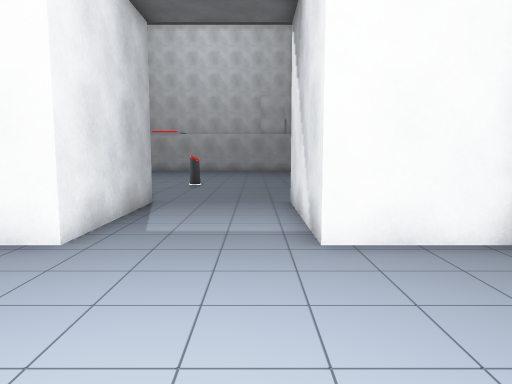
view 1 (above)

16 first-person views from a walk through a 3-D level made in the Unity game engine. The camera is 1.4 m above the floor, tilts 6° down and sees 70° across. The floor is counted in squares, 1 m on a side. Each view is taken from the middle of a square. On the plan, view 1 faces up. The plan holds only what a view shows up to about 16 squares ahead; the rest is blank.

view 2
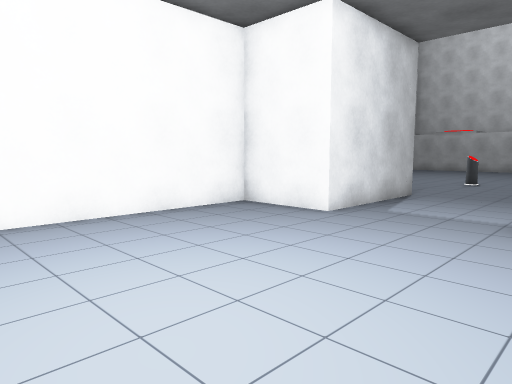

view 3
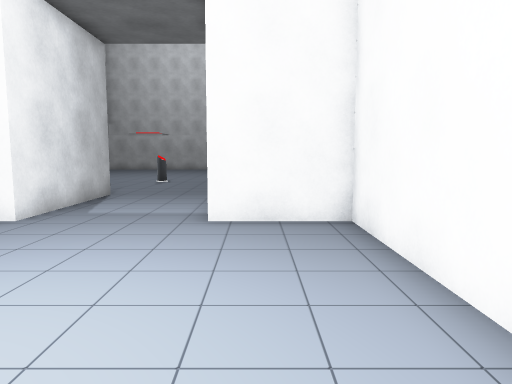

view 4
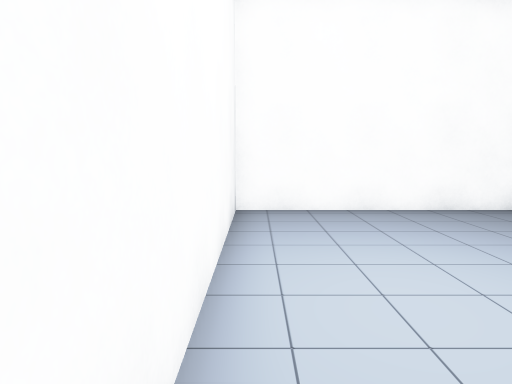

view 5
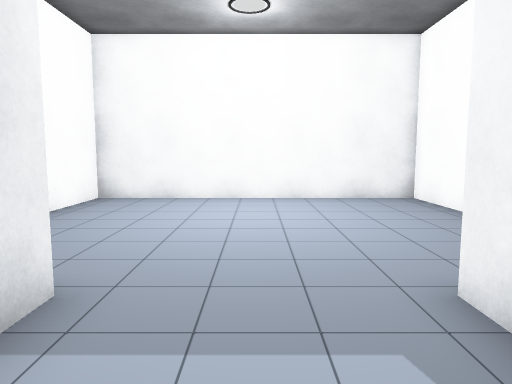

view 6
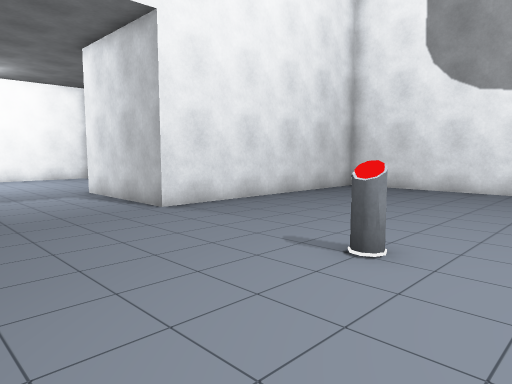

view 7
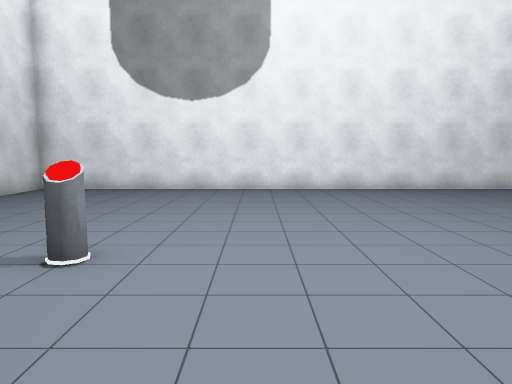

view 8
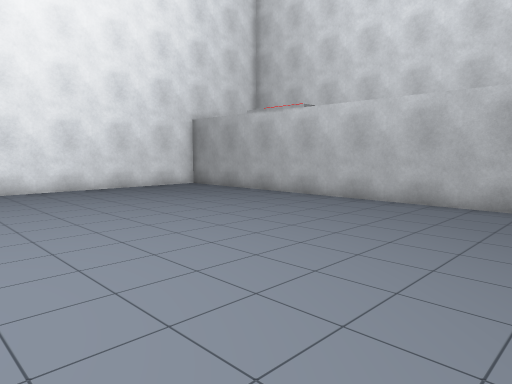

view 9
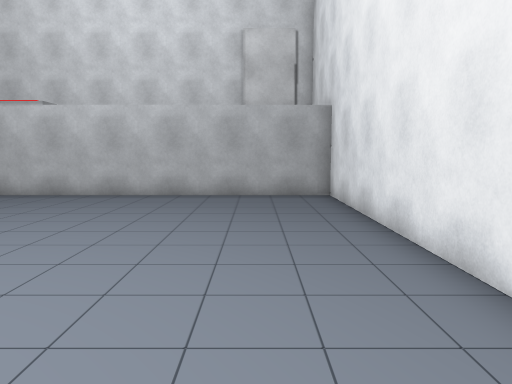

view 10
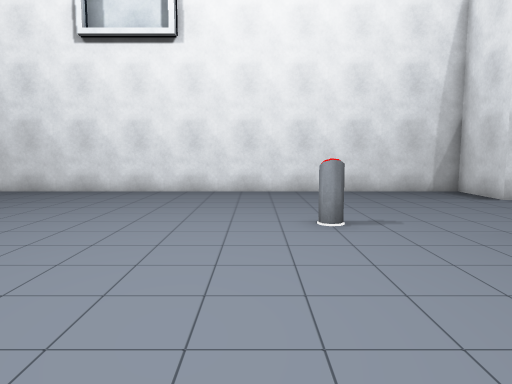

view 11
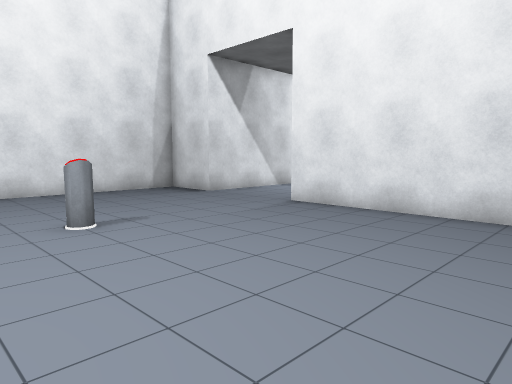

view 12
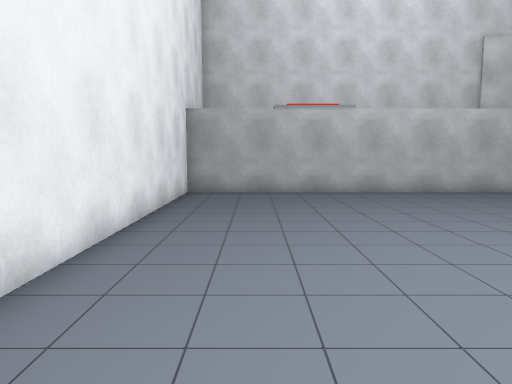

view 13
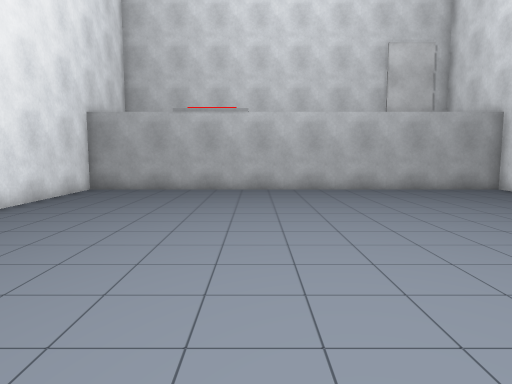

view 14
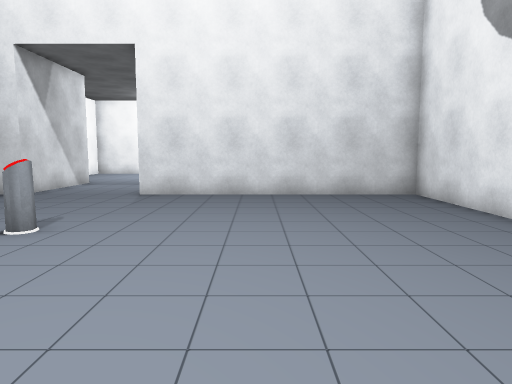

view 15
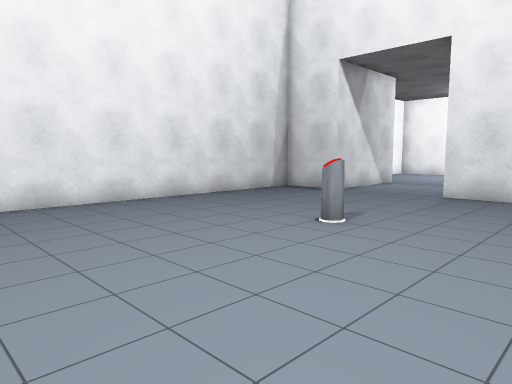

view 16
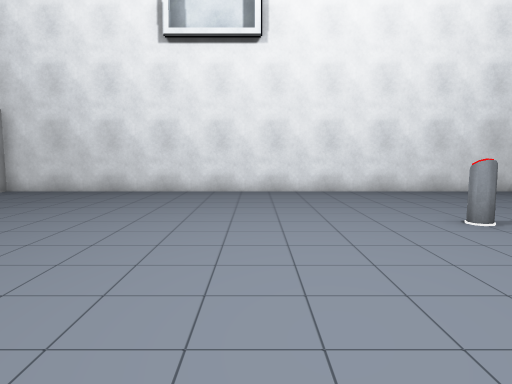

### Floor plan
Points are (right, up) in squares from view 1. A wall is a line through its corners. A room is listed if a view was taken in it or the views show most of it. See-through windows are left out.
Room 1 (views 1, 2, 3, 4, 5)
walls: (-3, 10.5) (-3, 5.5) (-6, 5.5) (-6, -2.5) (4, -2.5) (4, 5.5) (1, 5.5) (1, 10.5)
ways out: opening at (-1, 11) to room 2
Room 2 (views 6, 7, 8, 9, 10, 11, 12, 13, 14, 15, 16)
walls: (1, 10.5) (3.5, 10.5) (3.5, 30.3) (-12.5, 30.3) (-12.5, 10.5) (-3, 10.5)
ways out: opening at (-1, 11) to room 1
objects: other object (-3, 16)

Where each view was taken, in squares from view 1:
view 1: 0 up, 0 right, facing up
view 2: 2 down, 2 right, facing up-left
view 3: 2 down, 2 right, facing up
view 4: 2 down, 3 right, facing left
view 5: 9 up, 1 left, facing down
view 6: 19 up, 2 right, facing down-left
view 7: 19 up, 2 right, facing left
view 8: 20 up, 2 right, facing up-left
view 9: 18 up, 1 right, facing up
view 10: 18 up, 10 left, facing right
view 11: 19 up, 10 left, facing down-right
view 12: 17 up, 10 left, facing up
view 13: 16 up, 6 left, facing up
view 14: 23 up, 7 left, facing down
view 15: 23 up, 7 left, facing down-right
view 16: 21 up, 10 left, facing right
